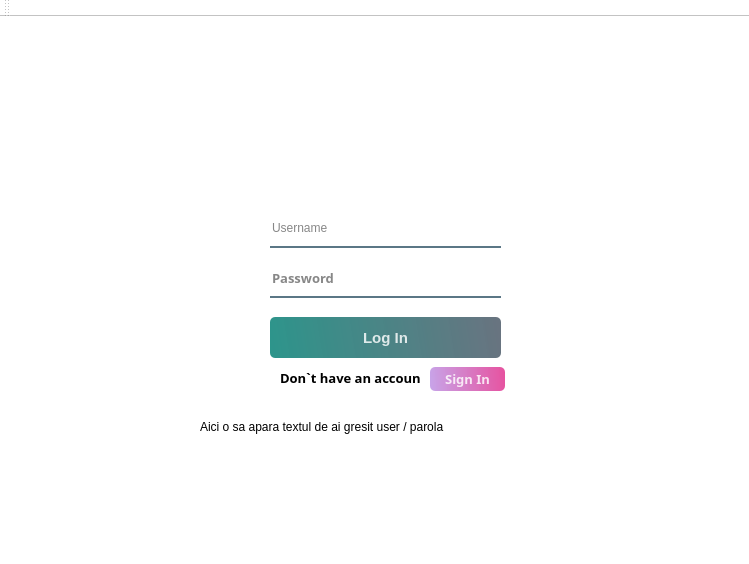
<?xml version="1.0" encoding="UTF-8"?>
<ui version="4.0">
 <class>loginClass</class>
 <widget class="QMainWindow" name="loginClass">
  <property name="geometry">
   <rect>
    <x>0</x>
    <y>0</y>
    <width>749</width>
    <height>564</height>
   </rect>
  </property>
  <property name="font">
   <font>
    <bold>false</bold>
   </font>
  </property>
  <property name="windowTitle">
   <string>login</string>
  </property>
  <property name="styleSheet">
   <string notr="true">background-color:rgba(255,255,255,255);</string>
  </property>
  <widget class="QWidget" name="centralWidget">
   <widget class="QPushButton" name="signinButton">
    <property name="geometry">
     <rect>
      <x>430</x>
      <y>350</y>
      <width>75</width>
      <height>24</height>
     </rect>
    </property>
    <property name="font">
     <font>
      <family>Yu Gothic UI Semibold</family>
      <pointsize>10</pointsize>
      <bold>true</bold>
     </font>
    </property>
    <property name="styleSheet">
     <string notr="true">QPushButton#signinButton {
    background-color: qlineargradient(spread: pad, x1: 0, y1: 0.505682, x2: 1, y2: 0.477, stop: 0 rgba(191,148,228,219), stop: 1 rgba(227,61,148 ,226));
    border-radius: 5px;
    color: rgba(255, 255, 255, 210);
}

QPushButton#signinButton:hover {
    background-color: qlineargradient(spread: pad, x1: 0, y1: 0.505682, x2: 1, y2: 0.477, stop: 0 rgba(190, 86, 131, 219), stop: 1 rgba(219, 10, 91, 226));
}

QPushButton#signinButton:pressed {
    padding-left: 5px;
    padding-right: 5px;
    background-color: rgba(150, 123, 111, 255);
}
</string>
    </property>
    <property name="text">
     <string>Sign In</string>
    </property>
   </widget>
   <widget class="QPushButton" name="loginButton">
    <property name="geometry">
     <rect>
      <x>270</x>
      <y>300</y>
      <width>231</width>
      <height>41</height>
     </rect>
    </property>
    <property name="font">
     <font>
      <pointsize>11</pointsize>
      <bold>true</bold>
     </font>
    </property>
    <property name="styleSheet">
     <string notr="true">QPushButton#loginButton {
    background-color: qlineargradient(spread: pad, x1: 0, y1: 0.505682, x2: 1, y2: 0.477, stop: 0 rgba(11, 131, 120, 219), stop: 1 rgba(85, 98, 112, 226));
    border-radius: 5px;
    color: rgba(255, 255, 255, 210);
}

QPushButton#loginButton:hover {
    background-color: qlineargradient(spread: pad, x1: 0, y1: 0.505682, x2: 1, y2: 0.477, stop: 0 rgba(150, 123, 111, 219), stop: 1 rgba(85, 81, 84, 226));
}

QPushButton#loginButton:pressed {
    padding-left: 5px;
    padding-right: 5px;
    background-color: rgba(150, 123, 111, 255);
}
</string>
    </property>
    <property name="text">
     <string>Log In</string>
    </property>
   </widget>
   <widget class="QLineEdit" name="loginUsername">
    <property name="geometry">
     <rect>
      <x>270</x>
      <y>200</y>
      <width>231</width>
      <height>31</height>
     </rect>
    </property>
    <property name="styleSheet">
     <string notr="true">background-color: rgba(0, 0, 0, 0);
border:none;
border-bottom:2px solid rgba(46,82,101,200);
color:rgba(0,0,0,240);
padding-bottom:7px;
font: 600 10pt &quot;Yu Gothic UI Semibold&quot;;</string>
    </property>
    <property name="text">
     <string/>
    </property>
    <property name="placeholderText">
     <string>Username</string>
    </property>
   </widget>
   <widget class="QLineEdit" name="loginPassword">
    <property name="geometry">
     <rect>
      <x>270</x>
      <y>250</y>
      <width>231</width>
      <height>31</height>
     </rect>
    </property>
    <property name="font">
     <font>
      <family>Yu Gothic UI Semibold</family>
      <pointsize>10</pointsize>
      <bold>true</bold>
     </font>
    </property>
    <property name="styleSheet">
     <string notr="true">background-color: rgba(0, 0, 0, 0);
border:none;
border-bottom:2px solid rgba(46,82,101,200);
color:rgba(0,0,0,240);
padding-bottom:7px;</string>
    </property>
    <property name="placeholderText">
     <string>Password</string>
    </property>
   </widget>
   <widget class="QLabel" name="messageLabel">
    <property name="geometry">
     <rect>
      <x>200</x>
      <y>400</y>
      <width>381</width>
      <height>20</height>
     </rect>
    </property>
    <property name="text">
     <string>Aici o sa apara textul de ai gresit user / parola</string>
    </property>
   </widget>
   <widget class="QLabel" name="label">
    <property name="geometry">
     <rect>
      <x>280</x>
      <y>350</y>
      <width>141</width>
      <height>21</height>
     </rect>
    </property>
    <property name="font">
     <font>
      <family>Yu Gothic UI Semibold</family>
      <pointsize>10</pointsize>
      <bold>true</bold>
     </font>
    </property>
    <property name="text">
     <string>Don`t have an account?</string>
    </property>
   </widget>
   <zorder>signinButton</zorder>
   <zorder>loginUsername</zorder>
   <zorder>loginPassword</zorder>
   <zorder>loginButton</zorder>
   <zorder>messageLabel</zorder>
   <zorder>label</zorder>
  </widget>
  <widget class="QMenuBar" name="menuBar">
   <property name="geometry">
    <rect>
     <x>0</x>
     <y>0</y>
     <width>749</width>
     <height>22</height>
    </rect>
   </property>
  </widget>
  <widget class="QToolBar" name="mainToolBar">
   <attribute name="toolBarArea">
    <enum>TopToolBarArea</enum>
   </attribute>
   <attribute name="toolBarBreak">
    <bool>false</bool>
   </attribute>
  </widget>
  <widget class="QStatusBar" name="statusBar"/>
 </widget>
 <layoutdefault spacing="6" margin="11"/>
 <resources/>
 <connections/>
</ui>
